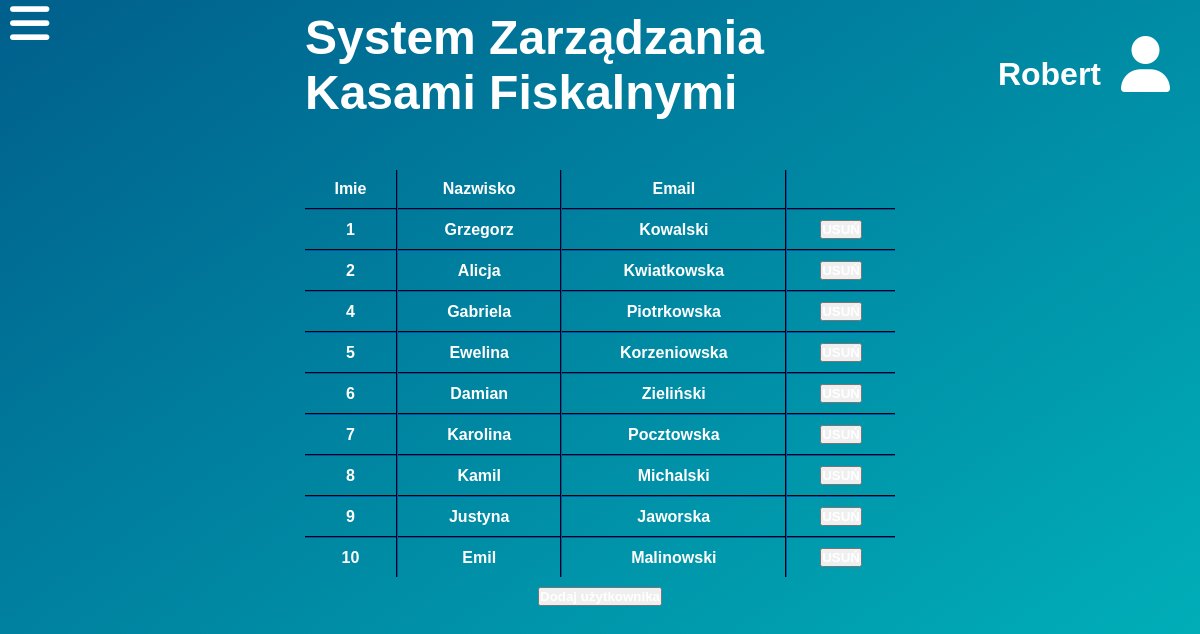
The page /uzytkownicy.php (signed in) on the database its author committed.
### tables this page shows
CREATE TABLE `uzytkownicy` (
  `id` int(2) NOT NULL,
  `imie` varchar(15) DEFAULT NULL,
  `nazwisko` varchar(15) DEFAULT NULL,
  `email` varchar(30) DEFAULT NULL,
  `login` varchar(30) DEFAULT NULL,
  `haslo` varchar(20) DEFAULT NULL,
  `administrator` tinyint(1) NOT NULL
);

### uzytkownicy.php (the view, shortened to what this page needs)
<?php
    $host = "localhost";
	$name = "root";
	$pass = "";
	$dbname = "projekt";
	$conn = mysqli_connect($host, $name, $pass, $dbname);
?>
<!DOCTYPE html>
<html lang="pl">
<head>
    <link rel="stylesheet" href="CSS/style-menu.css">
    <link rel="stylesheet" href="CSS/style-strona.css">
</head>
<body class="menu-preload">
    <div id='main'>
        <div id="heading-user">
            <div id="heading">
                <h1>System Zarządzania Kasami Fiskalnymi</h1>
            </div>
            <div id='logged-user'>
            <?php echo $_SESSION['imie'];?><span id="logged-user-icon"><i class="fas fa-user" onClick="managePopupWindow()"></i></span>
            </div>
        </div>
        <div class='content'>
            <table class='dane_bazadanych'>
                <tr>
                    <th>Imie</th>
                    <th>Nazwisko</th>
                    <th>Email</th>
                    <th></th>
                </tr>
            <?php
                if(mysqli_connect_errno()) echo "Problemy techniczne, proszę spróbować później.";
                else{
                    $kwerenda = "SELECT * FROM uzytkownicy WHERE administrator!=1";
                    if($wynik=mysqli_query($conn, $kwerenda)){
                    while($row=mysqli_fetch_array($wynik)){
                        echo '<tr><td>'.$row[0].'</td><td>'.$row[1].'</td><td>'.$row[2].'</td><td><form method="POST"><input type="submit" value="USUŃ" name="usuwanie" /></form></td></tr>';
                    }
                    echo '<tr><td colspan="4"><form method="POST"><input type="submit" value="Dodaj użytkownika" name="dodajuzytkownika"></form></td></tr>';
                }
                }
            ?>
            </table>
        </div>
        <div>
            <label for="menu-checkbox" id="menu-checkbox2">
                <i class="fas fa-bars"></i>
            </label>
        </div>
    </div>
</body>
</html>

### CSS/style-menu.css (style rules this page uses)
#menu-checkbox2 { position: fixed; font-size: 45px; left: 10px; top: -1px; z-index: 1; }
#menu-checkbox:not(:checked) ~ #menu-checkbox2 i { transition: 0.5s ease; }

### CSS/style-strona.css (style rules this page uses)
:root { --section-gradient-1: #005f8c ; --section-gradient-2: #00b9be ; --sidebar-bg-clr: #002b59; }
* { margin: 0; padding: 0; color: white; font-family: 'Rubik', sans-serif; font-weight: 600; }
html, body { min-height: 100%; margin: 5px; background: linear-gradient(to bottom right, var(--section-gradient-1), var(--section-gradient-2)); background-attachment: fixed; background-repeat: no-repeat; }
#heading-user { display: grid; grid-template-columns: 1fr 2fr 1fr; margin-bottom: 50px; }
#heading { font-size: 1.5rem; grid-column-start: 2; justify-self: center; align-self: center; }
#logged-user { justify-self: end; align-self: center; font-size: 2rem; }
#logged-user-icon { margin-right: 20px; padding-left: 20px; font-size: 3.5rem; }
.content { display: grid; grid-template-columns: 1fr 2fr 1fr; }
.dane_bazadanych { grid-column-start: 2; justify-self: stretch; align-self: center; border-collapse: collapse; }
.dane_bazadanych td,th { padding: 10px; text-align: center; }
.dane_bazadanych tr:not(:last-child) { border-bottom: 2px #002b59 groove; }
.dane_bazadanych td:not(:last-child), .dane_bazadanych th:not(:last-child) { border-right: 2px #002b59 groove; }
.dane_bazadanych tr:nth-last-child(2) { border-bottom: hidden; }

### rows shown on the page
uzytkownicy: id "1", imie "Grzegorz", nazwisko "Kowalski"
uzytkownicy: id "2", imie "Alicja", nazwisko "Kwiatkowska"
uzytkownicy: id "4", imie "Gabriela", nazwisko "Piotrkowska"
uzytkownicy: id "5", imie "Ewelina", nazwisko "Korzeniowska"
uzytkownicy: id "6", imie "Damian", nazwisko "Zieliński"
uzytkownicy: id "7", imie "Karolina", nazwisko "Pocztowska"
uzytkownicy: id "8", imie "Kamil", nazwisko "Michalski"
uzytkownicy: id "9", imie "Justyna", nazwisko "Jaworska"
uzytkownicy: id "10", imie "Emil", nazwisko "Malinowski"

### other values the page prints
$_SESSION['imie'] "Robert"
